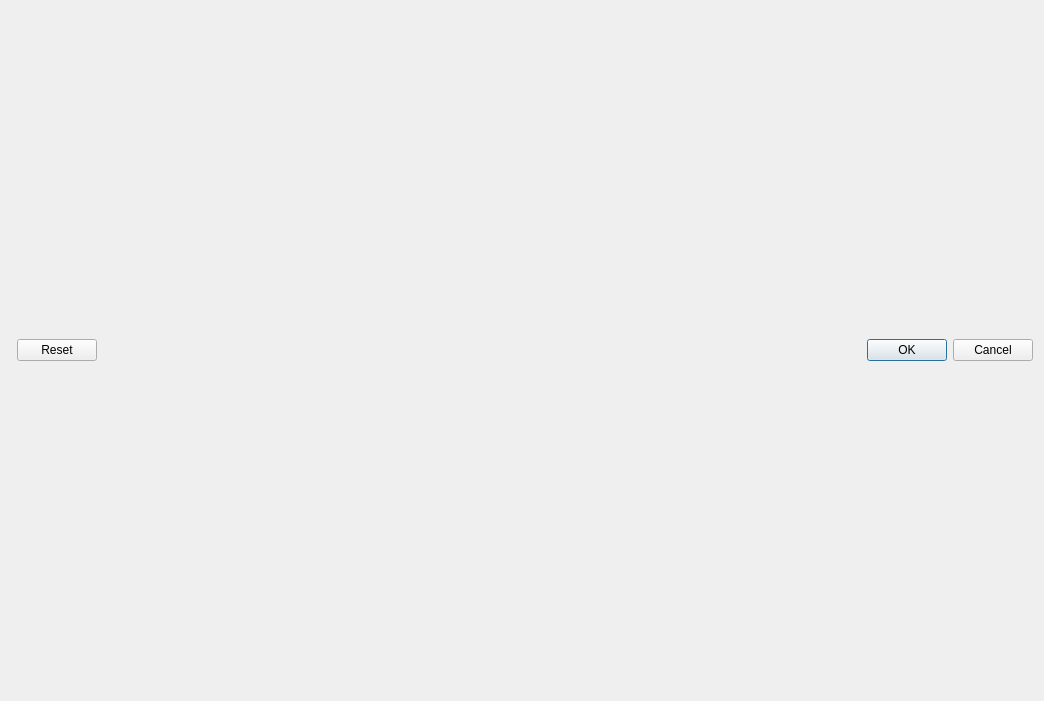
<?xml version="1.0" encoding="UTF-8"?>
<ui version="4.0">
 <class>dialogSelectpoints</class>
 <widget class="QDialog" name="dialogSelectpoints">
  <property name="geometry">
   <rect>
    <x>0</x>
    <y>0</y>
    <width>1044</width>
    <height>701</height>
   </rect>
  </property>
  <property name="windowTitle">
   <string>Pick points</string>
  </property>
  <layout class="QGridLayout" name="gridLayout">
   <item row="5" column="1">
    <widget class="QPushButton" name="pushButtonReset">
     <property name="text">
      <string>Reset</string>
     </property>
    </widget>
   </item>
   <item row="0" column="0" colspan="3">
    <layout class="QVBoxLayout" name="widgetToolBar"/>
   </item>
   <item row="1" column="0" colspan="3">
    <layout class="QVBoxLayout" name="widgetSelectPoints"/>
   </item>
   <item row="5" column="2">
    <widget class="QDialogButtonBox" name="buttonBox">
     <property name="orientation">
      <enum>Qt::Horizontal</enum>
     </property>
     <property name="standardButtons">
      <set>QDialogButtonBox::Cancel|QDialogButtonBox::Ok</set>
     </property>
    </widget>
   </item>
  </layout>
 </widget>
 <resources/>
 <connections>
  <connection>
   <sender>buttonBox</sender>
   <signal>accepted()</signal>
   <receiver>dialogSelectpoints</receiver>
   <slot>accept()</slot>
   <hints>
    <hint type="sourcelabel">
     <x>248</x>
     <y>254</y>
    </hint>
    <hint type="destinationlabel">
     <x>157</x>
     <y>274</y>
    </hint>
   </hints>
  </connection>
  <connection>
   <sender>buttonBox</sender>
   <signal>rejected()</signal>
   <receiver>dialogSelectpoints</receiver>
   <slot>reject()</slot>
   <hints>
    <hint type="sourcelabel">
     <x>316</x>
     <y>260</y>
    </hint>
    <hint type="destinationlabel">
     <x>286</x>
     <y>274</y>
    </hint>
   </hints>
  </connection>
 </connections>
</ui>
